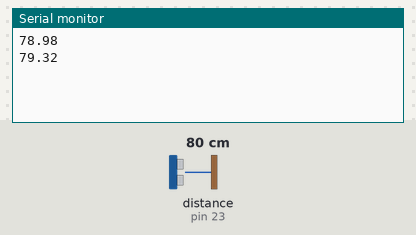
A sketch run on a simulated Arduino Mega 2560, built with avr-gcc and run on an emulated ATmega2560. Parts: the last lines printed to the serial monitor. Wiring (inferred from the names in the program): ultrasonic range finder: trigger pin 22; echo pin 23. The inputs (shaded band) are chosen by the test bench; at power-on: distance to the obstacle (sensor on pin 23) 80 cm. The echo pulse lasts 58.3 µs per cm.

Above: at 3.8 s.
3.9 s: distance to the obstacle (sensor on pin 23) set to 2 cm
At 7.4 s:
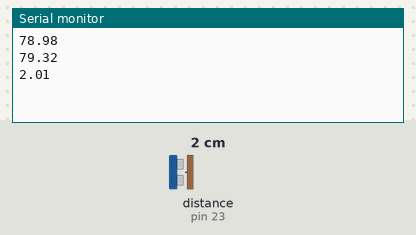
7.8 s: distance to the obstacle (sensor on pin 23) set to 4 cm
At 9.7 s:
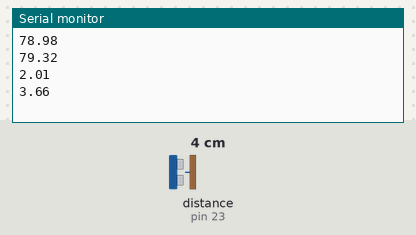
Timing chart, 0 to 11.2 s (numbered marks = the images above; inputs shaded):
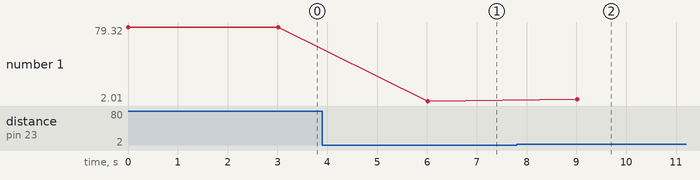

Measured:
- after the input at 3.9 s, the serial monitor: prints a new line after 2.1 s (image 1)
- after the input at 7.8 s, the serial monitor: prints a new line after 1.2 s (image 2)
- plotted number 1: 79.32 → 2.01 after the input at 3.9 s, 2.01 → 3.66 after the input at 7.8 s

The sketch:

Ultrasonic.ino
```cpp
// defines pins numbers
const int trigPin = 22;
const int echoPin = 23;

// defines variables
long duration;
float distance;

void setup() {
  pinMode(trigPin, OUTPUT); // Sets the trigPin as an Output
  pinMode(echoPin, INPUT); // Sets the echoPin as an Input
  Serial.begin(9600); // Starts the serial communication
}

void loop() {
  // Clears the trigPin
  digitalWrite(trigPin, LOW);
  delayMicroseconds(2);

  // Sets the trigPin to LOW,HIGH, then LOW state for clean signal
  digitalWrite(trigPin, LOW);
  delayMicroseconds(5);
  digitalWrite(trigPin, HIGH);
  delayMicroseconds(10);
  digitalWrite(trigPin, LOW);

  // Reads the echoPin, returns the sound wave travel time in microseconds
  duration = pulseIn(echoPin, HIGH);

  // Calculating the distance
  distance = duration*0.034/2;

  // Prints the distance on the Serial Monitor
  Serial.println(distance);
  delay(3000);
}
```
